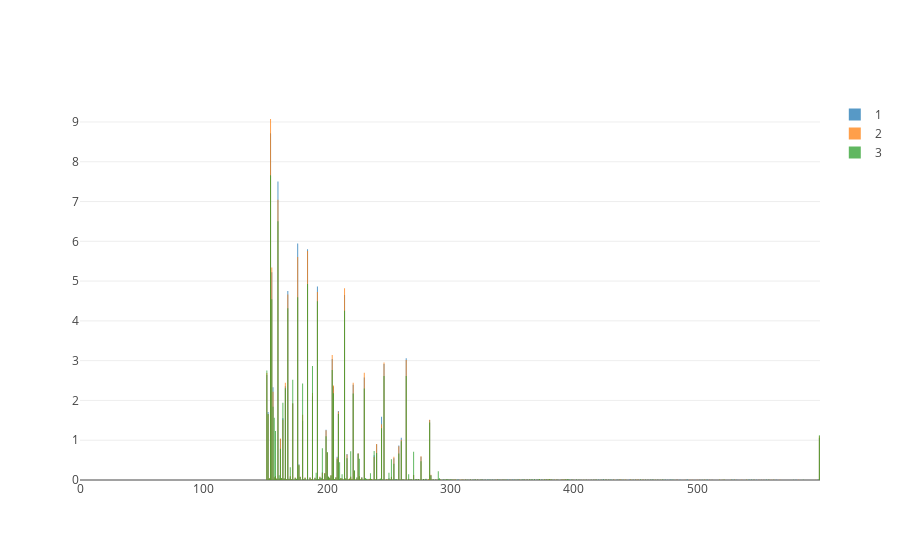
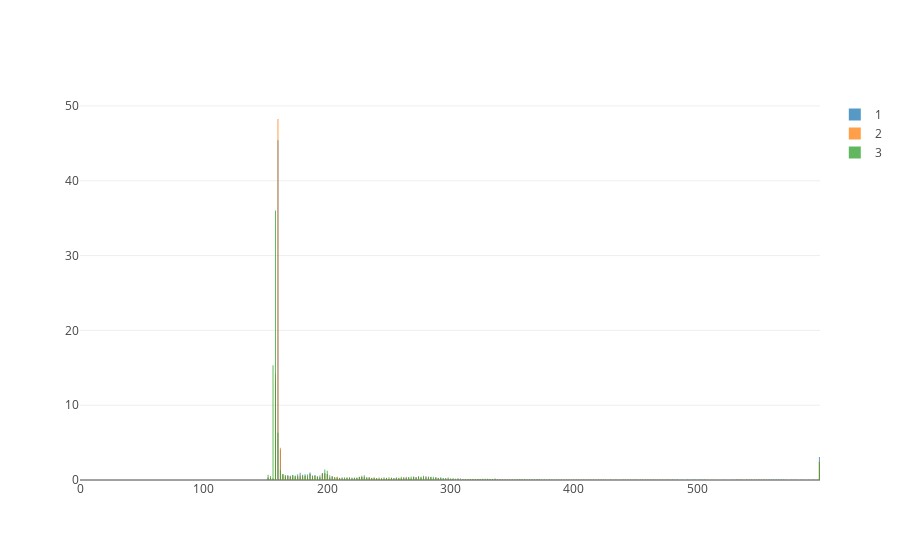

Notebook source saved alongside these figures, in order:
### Code cell
# df = pd.read_csv("pulsar_ff.csv", header=None, names=['Hit', 'Miss'], dtype='f8', sep='[\s]*', engine='python', skiprows=0, usecols=[1,2])

df = pd.read_csv("ffmonhist_no.csv", header=None, dtype='f8', sep='[\s]*', engine='python', skiprows=0, usecols=[1,2,3])


data =[go.Bar(
    y=df[col_name],
    opacity=0.75,
    name=col_name 
) for col_name in df.columns ]


layout = go.Layout(barmode='overlay')
fig = go.Figure(data=data, layout=layout)

py.iplot(fig,link_text="No!")

df = pd.read_csv("ffmonhist_yes.csv", header=None, dtype='f8', sep='[\s]*', engine='python', skiprows=0, usecols=[1,2,3])


data =[go.Bar(
    y=df[col_name],
    opacity=0.75,
    name=col_name 
) for col_name in df.columns ]


layout = go.Layout(barmode='overlay')
fig = go.Figure(data=data, layout=layout)

py.iplot(fig,link_text="Yes!")

### Figure 1 — Plotly figure (JSON) as saved in the notebook; plotly's stock layout.template omitted (floating-point values rounded to 4 significant figures; data arrays with more than 128 entries replaced by an {"elided": "..."} marker saying what was removed)
{"data": [{"name": "1", "opacity": 0.75, "type": "bar", "uid": "29db1fe2-9114-11e8-8632-3085a901329b", "y": {"elided": "600 float values"}}, {"name": "2", "opacity": 0.75, "type": "bar", "uid": "29db26b8-9114-11e8-8632-3085a901329b", "y": {"elided": "600 float values"}}, {"name": "3", "opacity": 0.75, "type": "bar", "uid": "29db2abe-9114-11e8-8632-3085a901329b", "y": {"elided": "600 float values"}}], "layout": {"barmode": "overlay"}}

### Figure 2 — Plotly figure (JSON) as saved in the notebook; plotly's stock layout.template omitted (floating-point values rounded to 4 significant figures; data arrays with more than 128 entries replaced by an {"elided": "..."} marker saying what was removed)
{"data": [{"name": "1", "opacity": 0.75, "type": "bar", "uid": "2a0bfa68-9114-11e8-8632-3085a901329b", "y": {"elided": "600 float values"}}, {"name": "2", "opacity": 0.75, "type": "bar", "uid": "2a0bffea-9114-11e8-8632-3085a901329b", "y": {"elided": "600 float values"}}, {"name": "3", "opacity": 0.75, "type": "bar", "uid": "2a0c0418-9114-11e8-8632-3085a901329b", "y": {"elided": "600 float values"}}], "layout": {"barmode": "overlay"}}
